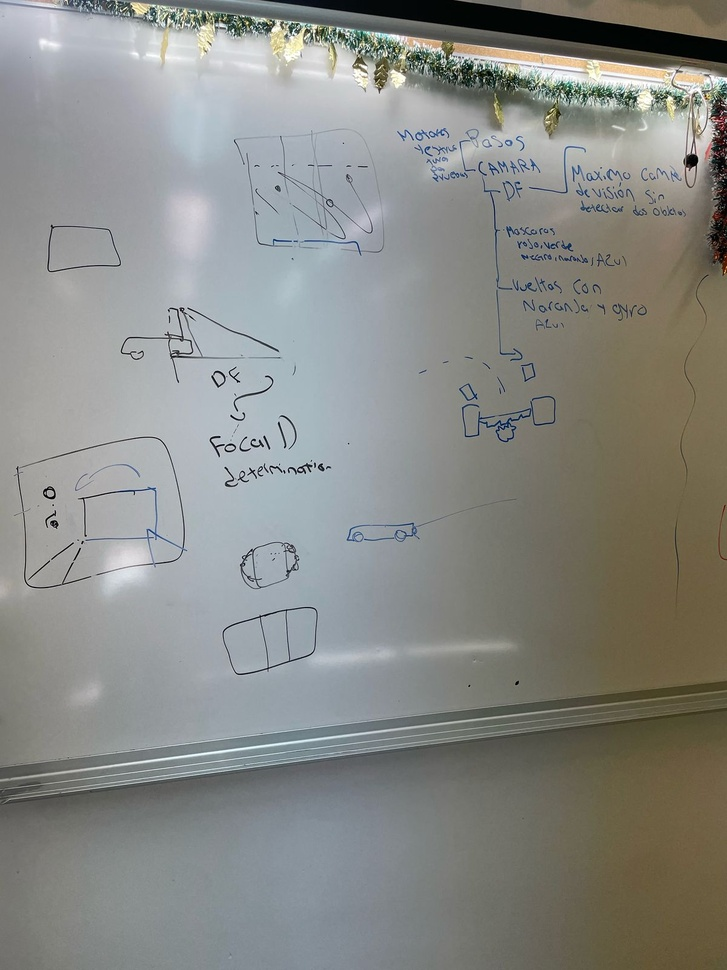
#> input picture p-photos/WhatsApp Image 2025-02-08 at 12.31.33 PM.jpeg, 727 x 970 px, shrunk from 1200 x 1600 before the run, given in place of the camera
$ python wro.py
#> lines starting #> are read from the running program, lines starting #| are printed output that depends on the picture; after the words box and inside, x2 and y2 are one past the last pixel; in counts of white or black regions, pixels touching at a corner belong together
import cv2
import numpy as np

def main():
    # Open the webcam (use 0 for default camera, or replace with a video file path)
    cap = cv2.VideoCapture(0)

    while True:
        ret, frame = cap.read()
#> frame is the input picture: shape (970, 727, 3); mean B, G, R 133.8, 138, 136.6
        frame = cv2.flip(frame, 1)
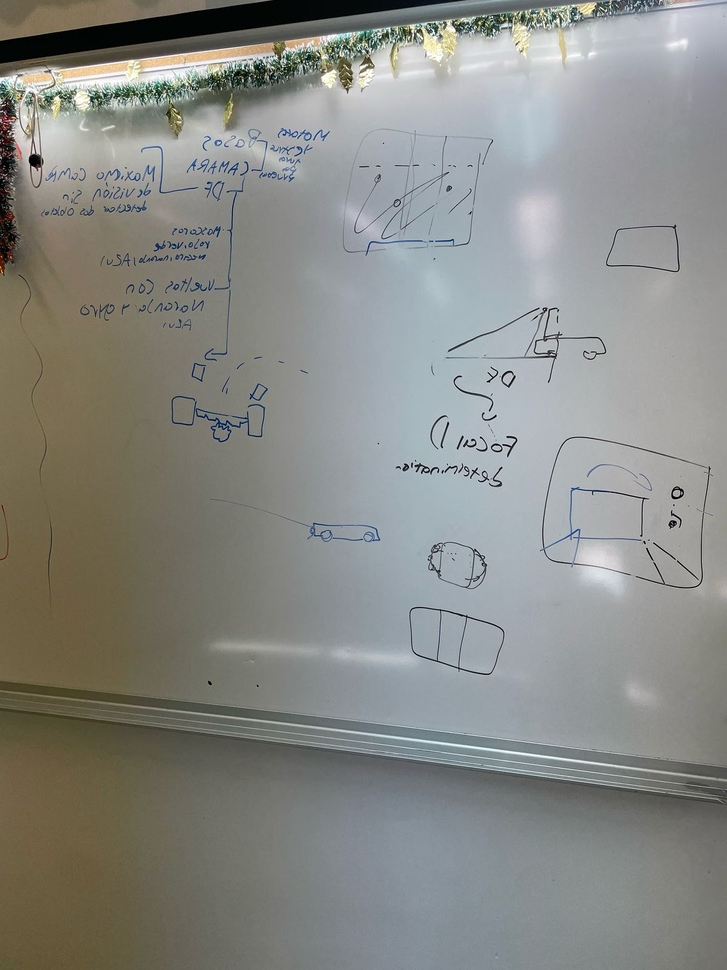
#> frame: shape (970, 727, 3); mean B, G, R 133.8, 138, 136.6
        if not ret:
            break

        # Convert the frame from BGR to HSV color space
        hsv = cv2.cvtColor(frame, cv2.COLOR_BGR2HSV)
#> hsv: shape (970, 727, 3); mean H, S, V 63.9, 32.4, 142.9

        # ----------- Define color ranges for red -----------
        # Red often requires splitting into two ranges in HSV
        lower_red1 = np.array([0, 120, 70])
        upper_red1 = np.array([10, 255, 255])
        lower_red2 = np.array([170, 120, 70])
        upper_red2 = np.array([180, 255, 255])

        # Create masks for the two red ranges
        mask_red1 = cv2.inRange(hsv, lower_red1, upper_red1)
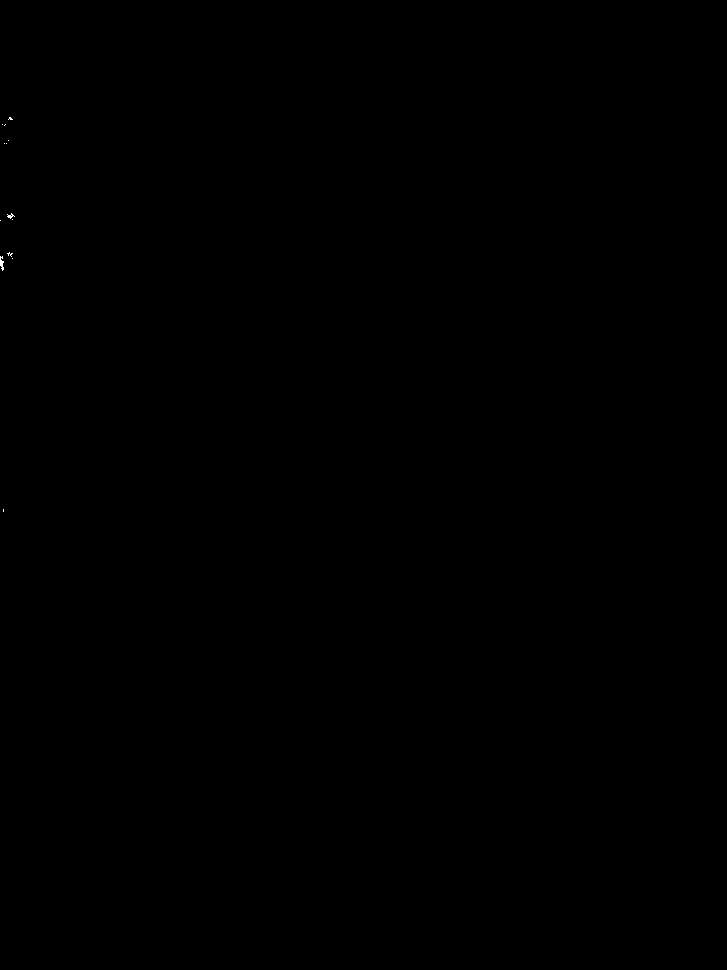
#> mask_red1: shape (970, 727); 0.01% white in thin lines or dots, all inside (x1, y1, x2, y2) = (0, 117, 15, 512)
        mask_red2 = cv2.inRange(hsv, lower_red2, upper_red2)
#> mask_red2: shape (970, 727); 0.01% white in thin lines or dots, all inside (x1, y1, x2, y2) = (0, 116, 11, 155)
        mask_red = mask_red1 | mask_red2  # Combine both masks
#> mask_red: shape (970, 727); 0.02% white in thin lines or dots, all inside (x1, y1, x2, y2) = (0, 116, 15, 512)

        # ----------- Define color range for green -----------
        lower_green = np.array([36, 100, 100])
        upper_green = np.array([86, 255, 255])
        mask_green = cv2.inRange(hsv, lower_green, upper_green)
#> mask_green: shape (970, 727); 0% white in thin lines or dots, all inside (x1, y1, x2, y2) = (5, 31, 371, 92)

        # Apply morphological operations to remove noise (optional but often helpful)
        kernel = np.ones((5, 5), np.uint8)
        mask_red = cv2.morphologyEx(mask_red, cv2.MORPH_OPEN, kernel)
#> mask_red: shape (970, 727); 0% white; 1 white region (1 under 20 px)
        mask_green = cv2.morphologyEx(mask_green, cv2.MORPH_OPEN, kernel)
#> mask_green: shape (970, 727); every value is 0

        # ----------- Find contours for red -----------
        contours_red, _ = cv2.findContours(mask_red, cv2.RETR_EXTERNAL, cv2.CHAIN_APPROX_SIMPLE)
#> contours_red = [[[0, 261], [0, 265], [2, 265], [2, 261]]]
        for cnt in contours_red:
            area = cv2.contourArea(cnt)
            # Filter out small objects by area
            if area > 500:
                x, y, w, h = cv2.boundingRect(cnt)
                cv2.rectangle(frame, (x, y), (x + w, y + h), (0, 0, 255), 2)  # Draw red bounding box
#> this loop made 1 pass
#> (cnt, area) on pass 1: ([[0, 261], [0, 265], [2, 265], [2, 261]], 8)

        # ----------- Find contours for green -----------
        contours_green, _ = cv2.findContours(mask_green, cv2.RETR_EXTERNAL, cv2.CHAIN_APPROX_SIMPLE)
#> contours_green = []
        for cnt in contours_green:
            area = cv2.contourArea(cnt)
            if area > 500:
                x, y, w, h = cv2.boundingRect(cnt)
                cv2.rectangle(frame, (x, y), (x + w, y + h), (0, 255, 0), 2)  # Draw green bounding box
#> this loop made 0 passes

        # Display the result
        cv2.imshow("Frame", frame)
        cv2.imshow("Red Mask", mask_red)
        cv2.imshow("Green Mask", mask_green)

        # Exit on pressing the 'ESC' key
        if cv2.waitKey(1) & 0xFF == 27:
#> (key Esc is pressed here)
            break

    # Release resources
    cap.release()
    cv2.destroyAllWindows()


if __name__ == "__main__":
    main()

$ run again, on p-photos/WhatsApp Image 2025-02-20 at 4.10.28 PM.jpeg
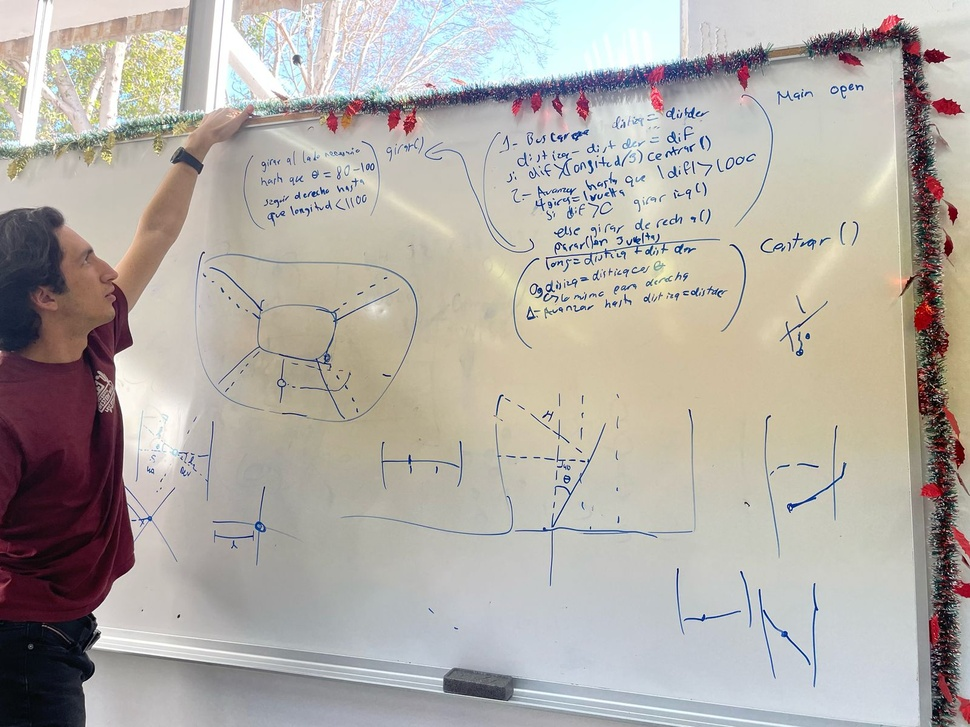
#> input picture p-photos/WhatsApp Image 2025-02-20 at 4.10.28 PM.jpeg, 970 x 727 px, shrunk from 1600 x 1200 before the run, given in place of the camera
#> in main, frame is the input picture: shape (727, 970, 3); mean B, G, R 165.7, 172.3, 177.6
#> hsv: shape (727, 970, 3); mean H, S, V 58.4, 39.3, 182.4
#> in main, `mask_red1 = cv2.inRange(hsv, lower_red1, upper_red1)`:
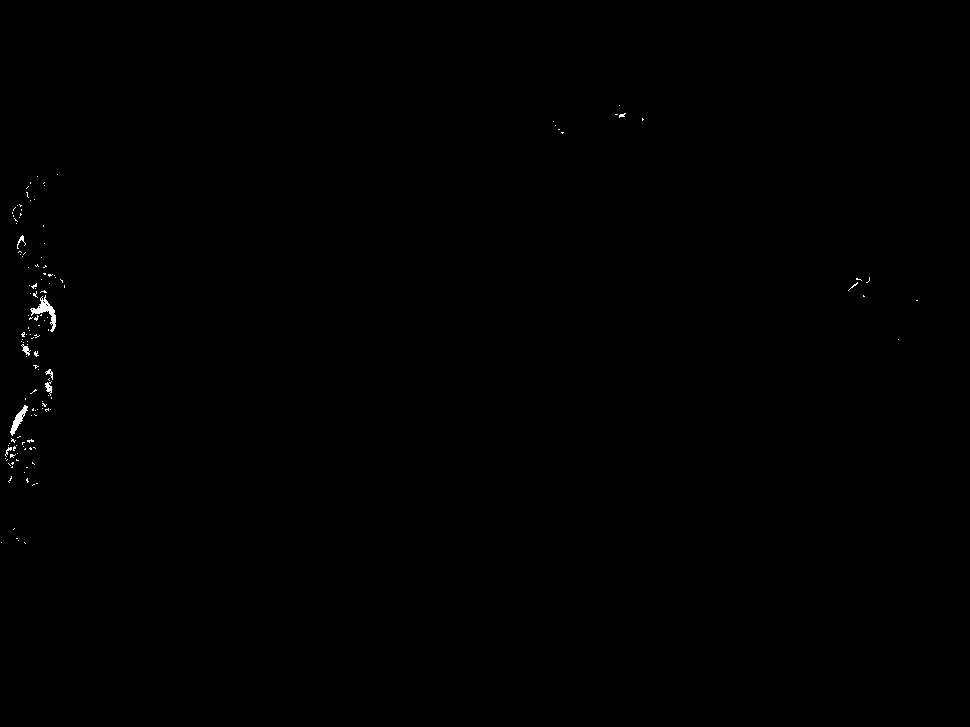
#> mask_red1: shape (727, 970); 0.16% white; 135 white regions (128 under 20 px), largest, box (x1, y1, x2, y2) and area: (30, 295, 56, 332) 282, (10, 405, 28, 436) 184, (45, 381, 52, 396) 54
#> mask_red2: shape (727, 970); 1.5% white; 197 white regions (145 under 20 px), largest, box (x1, y1, x2, y2) and area: (873, 367, 970, 464) 3991, (853, 572, 897, 607) 361, (8, 98, 38, 115) 326
#> contours_red = 39 contours, 5 with area under 20; largest, box (x1, y1, x2, y2) and area: (874, 368, 970, 464) 3696, (33, 300, 56, 330) 418, (10, 100, 37, 114) 274, (27, 176, 45, 200) 248, (26, 484, 48, 497) 216
#> the loop in main, `for cnt in contours_red:` made 39 passes
#> (area, x, y, w, h) on pass 18: (3695.5, 874, 368, 96, 96)
#> after the loop in main, `for cnt in contours_red:`:
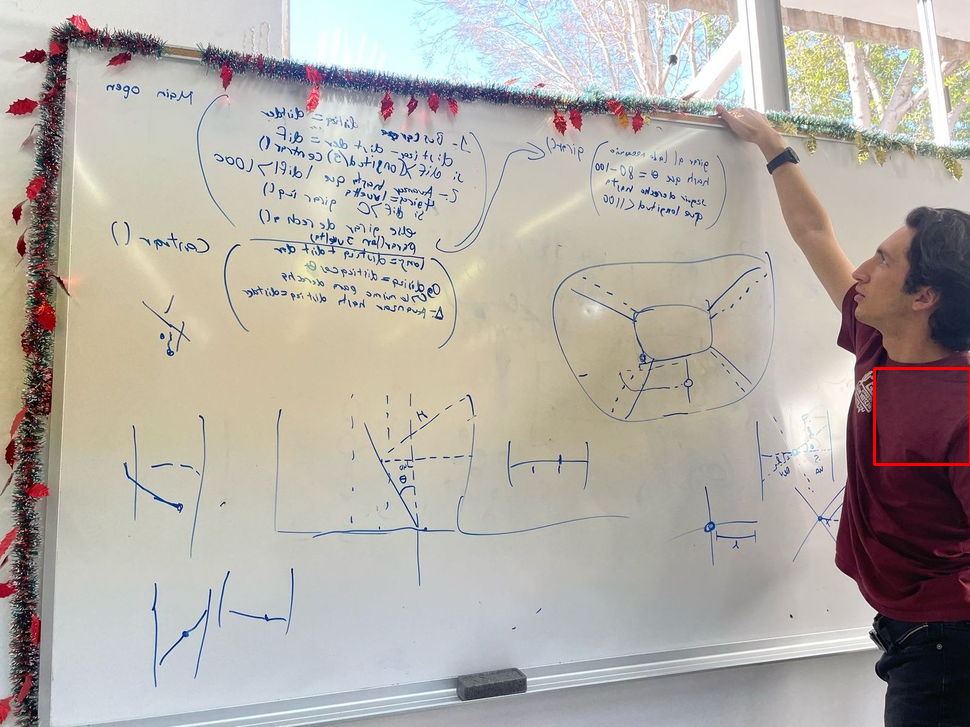
#> frame: shape (727, 970, 3); mean B, G, R 165.7, 172.2, 177.9
#> contours_green = []

$ run again, on p-photos/WhatsApp Image 2025-02-20 at 4.11.03 PM.jpeg
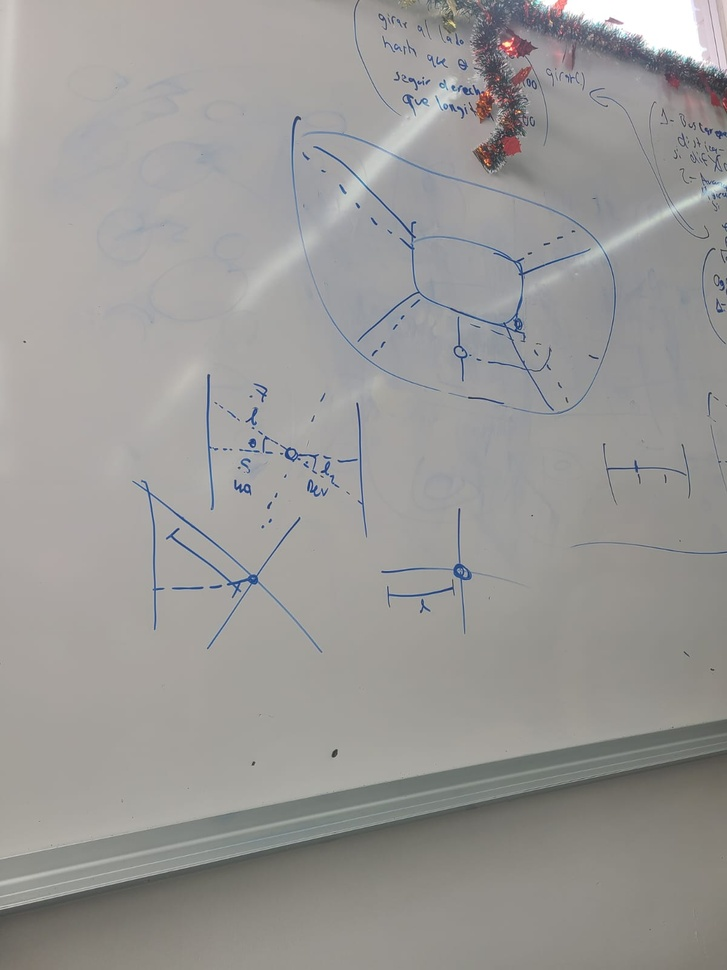
#> input picture p-photos/WhatsApp Image 2025-02-20 at 4.11.03 PM.jpeg, 727 x 970 px, shrunk from 1200 x 1600 before the run, given in place of the camera
#> in main, frame is the input picture: shape (970, 727, 3); mean B, G, R 150.9, 152.9, 154.3
#> in main, `frame = cv2.flip(frame, 1)`:
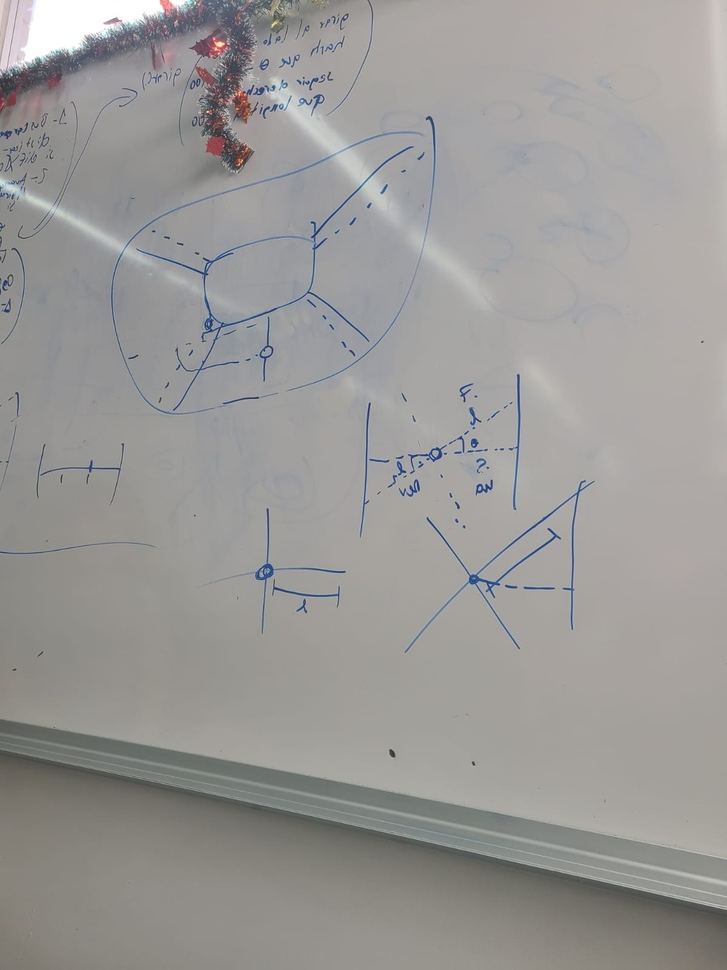
#> frame: shape (970, 727, 3); mean B, G, R 150.9, 152.9, 154.3
#> hsv: shape (970, 727, 3); mean H, S, V 43.4, 12.1, 156.2
#> mask_red1: shape (970, 727); 0.03% white in thin lines or dots, all inside (x1, y1, x2, y2) = (209, 41, 249, 164)
#> mask_red2: shape (970, 727); 0.05% white; 9 white regions (5 under 20 px), largest, box (x1, y1, x2, y2) and area: (208, 138, 223, 154) 184, (210, 40, 226, 55) 79, (8, 94, 15, 105) 41, (0, 99, 3, 109) 21
#> mask_green: shape (970, 727); every value is 0
#> contours_red = 1 contour; box (x1, y1, x2, y2) and area: (208, 139, 222, 153) 153
#> the loop in main, `for cnt in contours_red:` made 1 pass
#> area on pass 1: 153
#> contours_green = []

$ run again, on p-photos/WhatsApp Image 2025-02-22 at 12.14.44 PM.jpeg
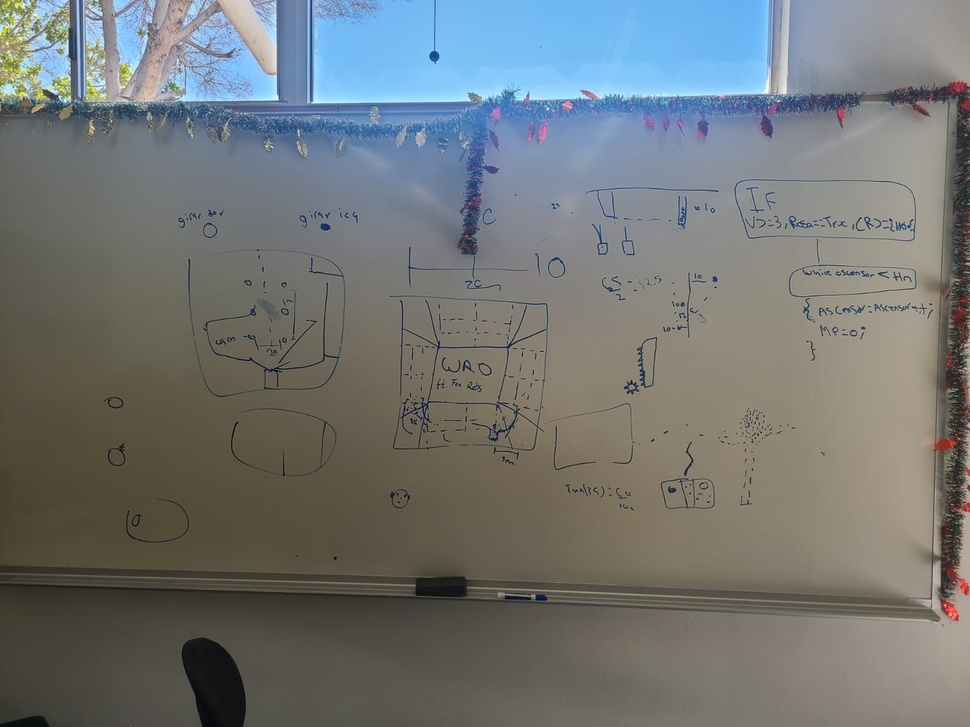
#> input picture p-photos/WhatsApp Image 2025-02-22 at 12.14.44 PM.jpeg, 970 x 727 px, shrunk from 1600 x 1200 before the run, given in place of the camera
#> in main, frame is the input picture: shape (727, 970, 3); mean B, G, R 117.1, 117.9, 114.6
#> in main, `frame = cv2.flip(frame, 1)`:
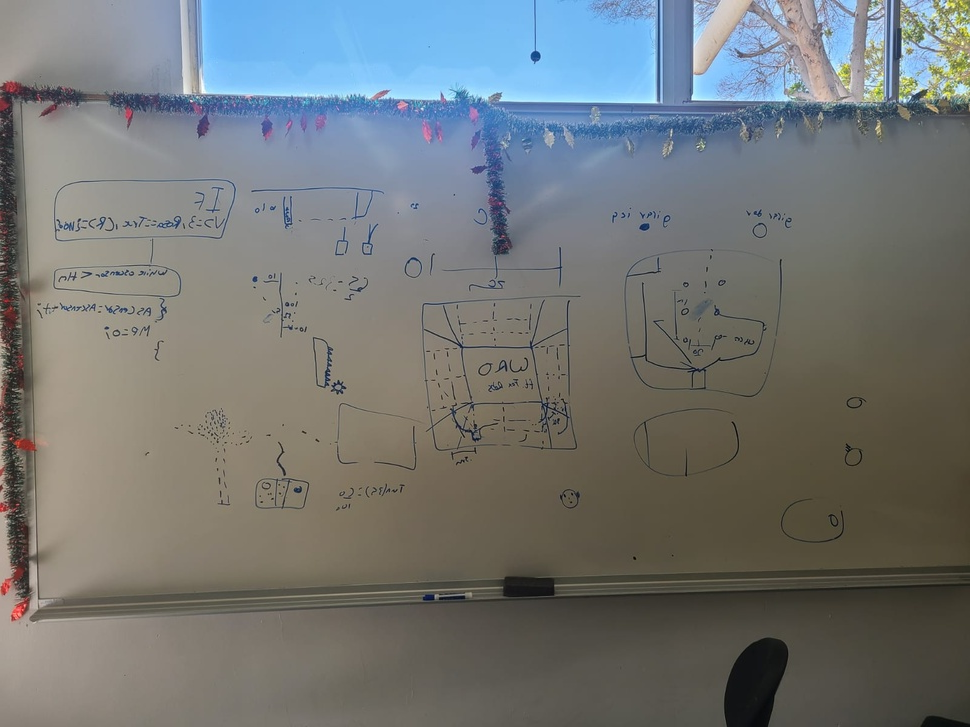
#> frame: shape (727, 970, 3); mean B, G, R 117.1, 117.9, 114.6
#> hsv: shape (727, 970, 3); mean H, S, V 47.2, 50.3, 129.9
#> mask_red1: shape (727, 970); 0.11% white; 27 white regions (22 under 20 px), largest, box (x1, y1, x2, y2) and area: (10, 438, 36, 451) 211, (0, 566, 25, 595) 207, (11, 597, 29, 620) 185, (4, 306, 15, 317) 68, (0, 503, 11, 512) 51
#> mask_red2: shape (727, 970); 0.05% white; 23 white regions (19 under 20 px), largest, box (x1, y1, x2, y2) and area: (3, 82, 20, 93) 131, (0, 99, 8, 111) 70, (126, 109, 132, 120) 48, (7, 314, 16, 319) 26
#> contours_red = 9 contours; largest, box (x1, y1, x2, y2) and area: (15, 439, 35, 451) 162, (12, 603, 25, 618) 113, (5, 83, 18, 93) 98, (5, 307, 15, 320) 82, (1, 580, 10, 593) 74
#> the loop in main, `for cnt in contours_red:` made 9 passes
#> area on passes 1, 2, 3, 4, 5, 6, 8, 9: 113, 74.5, 60, 24.5, 162.5, 81.5, 55, 98.5
#> contours_green = []
